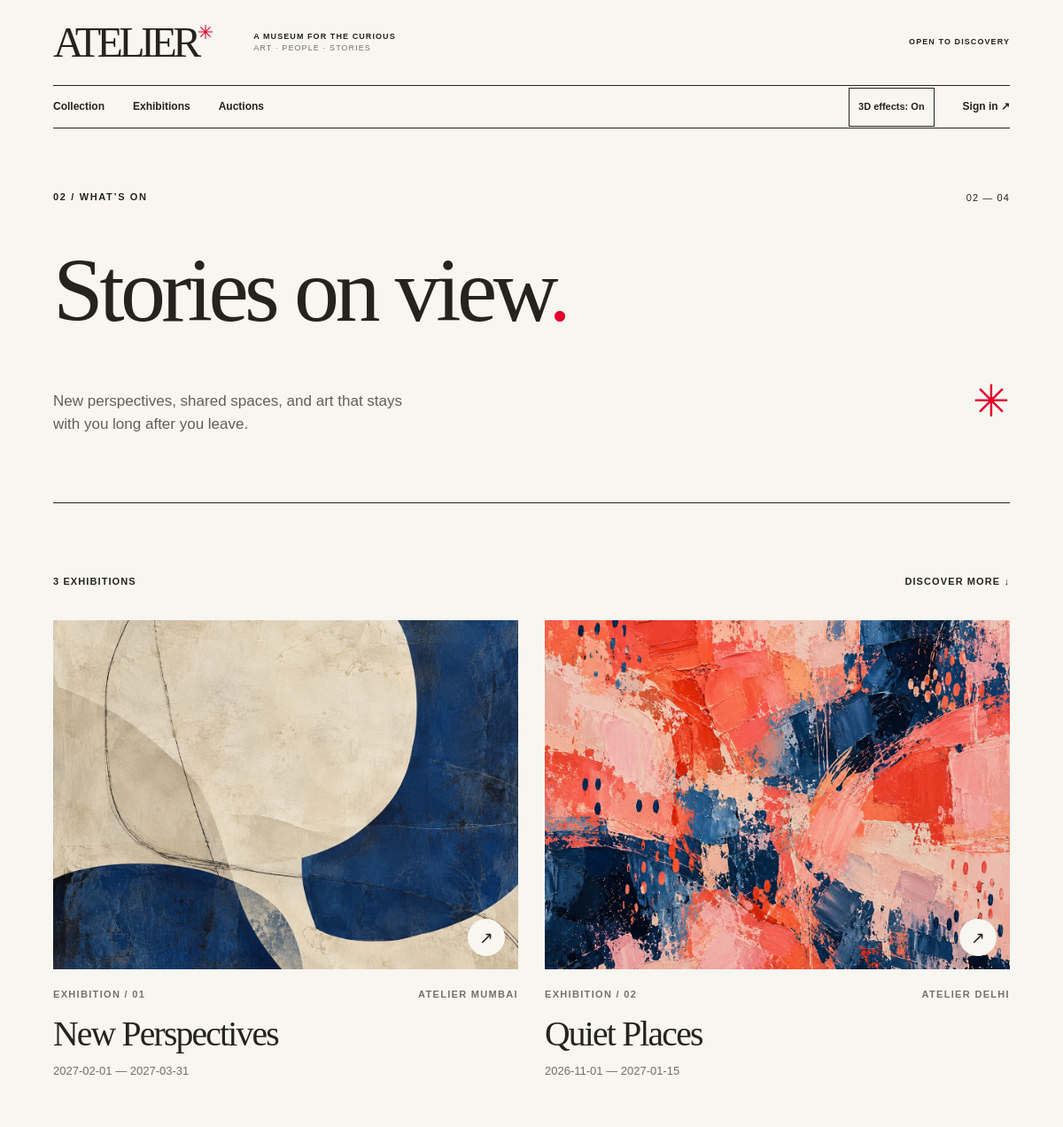
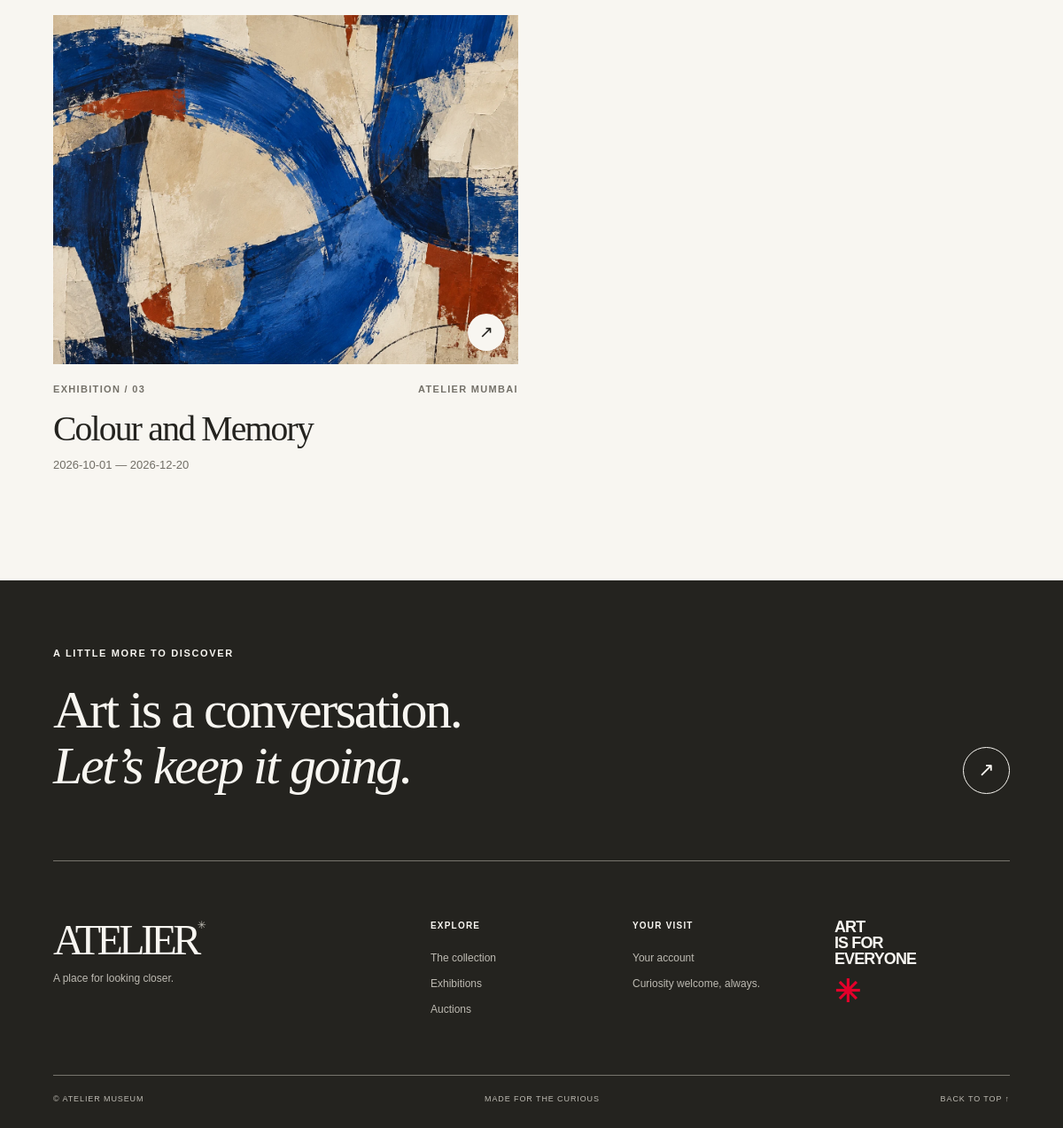
Screenshot of /exhibitions with the database file from the repository (2 pictures, top to bottom).
### tables this page shows
CREATE TABLE exhibition (exhibition_id INTEGER PRIMARY KEY, gallery_id INTEGER NOT NULL REFERENCES gallery ON DELETE RESTRICT, curator_id INTEGER NOT NULL REFERENCES curator ON DELETE RESTRICT, title TEXT NOT NULL, start_date TEXT NOT NULL CHECK(date(start_date,'+0 days') IS NOT NULL AND date(start_date,'+0 days')=start_date), end_date TEXT NOT NULL CHECK(date(end_date,'+0 days') IS NOT NULL AND date(end_date,'+0 days')=end_date), theme TEXT, CHECK(end_date>=start_date));

CREATE TABLE gallery (gallery_id INTEGER PRIMARY KEY, name TEXT NOT NULL, address TEXT, city TEXT, country TEXT, contact_info TEXT);

### atelier/web.py (the view)
@bp.route('/exhibitions')
def exhibitions():
    return render_template('exhibitions.html',exhibitions=rows(EXHIBITIONS+' ORDER BY e.start_date DESC'))

### atelier/db.py (called while the page is built)
def connect(path):
    conn = sqlite3.connect(path, timeout=10)
    conn.row_factory = sqlite3.Row
    conn.execute('PRAGMA foreign_keys = ON')
    conn.execute('PRAGMA busy_timeout = 10000')
    return conn

def get_db():
    if 'db' not in g:
        g.db = connect(current_app.config['DATABASE'])
    return g.db

def init_app(app):
    @app.teardown_appcontext
    def close_db(error):
        conn = g.pop('db', None)
        if conn is not None:
            conn.close()

### atelier/web.py (called while the page is built)
def rows(sql, params=()):
    return [dict(r) for r in get_db().execute(sql, params)]

@bp.before_app_request
def load_user():
    g.user = None
    uid = session.get('user_id')
    if uid:
        row = get_db().execute('''SELECT u.user_id, u.email, u.role, u.bidder_id,
            COALESCE(b.name, 'Gallery team') AS name
            FROM user_account u LEFT JOIN bidder b ON b.bidder_id=u.bidder_id WHERE u.user_id=?''', (uid,)).fetchone()
        if row:
            g.user = dict(row)

@bp.app_context_processor
def shared_context():
    return dict(current_user=g.get('user'), tables=[dict(name=k, label=v) for k,v in TABLES.items()])

### atelier/templates/exhibitions.html
{% extends 'base.html' %}{% from '_macros.html' import page_intro %}{% block title %}Exhibitions{% endblock %}{% block content %}
{{ page_intro('02 / WHAT’S ON', 'Stories on view<span class="red-dot">.</span>'|safe, 'New perspectives, shared spaces, and art that stays with you long after you leave.', '02 — 04') }}
<section class="wrap listing-section"><div class="results-heading"><span>{{ exhibitions|length }} EXHIBITION{{ '' if exhibitions|length == 1 else 'S' }}</span><span>DISCOVER MORE ↓</span></div><div class="exhibition-grid">{% for item in exhibitions %}<article class="exhibition-card"><a href="{{ url_for('web.exhibition_detail', exhibition_id=item.exhibition_id) }}"><div class="exhibition-image">{% if item.image_path %}<img src="{{ url_for('static', filename=item.image_path) }}" alt="" loading="lazy" onerror="this.hidden=true">{% endif %}<span class="image-fallback">✳</span><span class="image-arrow">↗</span></div><div class="card-overline"><span>EXHIBITION / {{ '%02d'|format(loop.index) }}</span><span>{{ item.gallery_name or 'ATELIER' }}</span></div><h2>{{ item.title }}</h2><p>{{ item.start_date }} — {{ item.end_date }}</p></a></article>{% else %}<p class="empty">New exhibitions are coming soon.</p>{% endfor %}</div></section>{% endblock %}

### atelier/templates/base.html (shortened to what this page needs)
<!doctype html>
<html lang="en">
<head>
  <link rel="stylesheet" href="{{ url_for('static', filename='css/style.css') }}">
</head>
<body>
<header class="site-header">
  <div class="header-top"><a class="wordmark" href="{{ url_for('web.home') }}" aria-label="Atelier Museum home">ATELIER<span>✳</span></a><div class="header-note">A MUSEUM FOR THE CURIOUS<br><span>ART · PEOPLE · STORIES</span></div><div class="header-right"><span>OPEN TO DISCOVERY</span><button class="menu-toggle" aria-expanded="false" aria-controls="main-nav">Menu <span>☰</span></button></div></div>
  <nav id="main-nav" class="main-nav" aria-label="Main navigation"><div class="nav-main"><a href="{{ url_for('web.collection') }}">Collection</a><a href="{{ url_for('web.exhibitions') }}">Exhibitions</a><a href="{{ url_for('web.auctions') }}">Auctions</a></div><div class="nav-account"><button type="button" class="motion-toggle" data-motion-toggle aria-pressed="false" hidden>3D effects: Off</button>{% if current_user %}{% if current_user.role == 'bidder' %}<a href="{{ url_for('web.account') }}">My account</a>{% endif %}{% if current_user.role in ['admin', 'staff'] %}<a href="{{ url_for('web.admin') }}">Staff desk ↗</a>{% endif %}<form action="{{ url_for('web.logout') }}" method="post"><input type="hidden" name="csrf_token" value="{{ csrf_token() }}"><button>Sign out</button></form>{% else %}<a href="{{ url_for('web.login') }}">Sign in ↗</a>{% endif %}</div></nav>
</header>
<main id="main">{% block content %}{% endblock %}</main>
<footer class="site-footer"><div class="footer-head"><p class="eyebrow">A LITTLE MORE TO DISCOVER</p><p>Art is a conversation.<br><em>Let’s keep it going.</em></p><a class="round-arrow" href="{{ url_for('web.collection') }}" aria-label="Explore the collection">↗</a></div><div class="footer-bottom"><div><a class="footer-wordmark" href="{{ url_for('web.home') }}">ATELIER<span>✳</span></a><p>A place for looking closer.</p></div><div><strong>EXPLORE</strong><a href="{{ url_for('web.collection') }}">The collection</a><a href="{{ url_for('web.exhibitions') }}">Exhibitions</a><a href="{{ url_for('web.auctions') }}">Auctions</a></div><div><strong>YOUR VISIT</strong><a href="{{ url_for('web.admin') if current_user and current_user.role == 'staff' else (url_for('web.account') if current_user else url_for('web.login')) }}">Your account</a><span>Curiosity welcome, always.</span></div><div class="footer-mark">ART<br>IS FOR<br>EVERYONE<span>✳</span></div></div><div class="footer-legal"><span>© ATELIER MUSEUM</span><span>MADE FOR THE CURIOUS</span><a href="#main">BACK TO TOP ↑</a></div></footer>
</body></html>

### atelier/templates/_macros.html (shortened to what this page needs)
{% macro page_intro(kicker, title, description, number='') %}<section class="page-intro wrap"><div class="intro-top"><p class="eyebrow">{{ kicker }}</p><span>{{ number }}</span></div><h1>{{ title }}</h1><div class="intro-bottom"><p>{{ description }}</p><span class="asterisk">✳</span></div></section>{% endmacro %}

### rows the page displays
exhibition: shows a picture, index "01", name "ATELIER MUMBAI", title "New Perspectives", start_date "2027-02-01", end_date "2027-03-31"
exhibition: shows a picture, index "02", name "ATELIER DELHI", title "Quiet Places", start_date "2026-11-01", end_date "2027-01-15"
exhibition: shows a picture, index "03", name "ATELIER MUMBAI", title "Colour and Memory", start_date "2026-10-01", end_date "2026-12-20"

### other values shown
{{ kicker }} "02 / WHAT’S ON"
{{ number }} "02 — 04"
{{ title }} "Stories on view ."
{{ description }} "New perspectives, shared spaces, and art that stays with you long after you leave."
{{ exhibitions|length }} "3"
{{ '' if exhibitions|length == 1 else 'S' }} "S"
